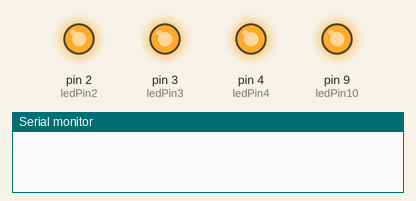
Simulated run of this sketch. Board: Arduino Uno, built with avr-gcc and run on an emulated ATmega328P. Shown: output pins drawn as LEDs (lit = HIGH), the last lines printed to the serial monitor.

Above: at 0.5 s.
At 32.4 s:
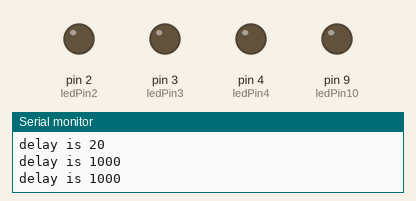
Timing chart, 0 to 35.0 s (numbered marks = the images above):
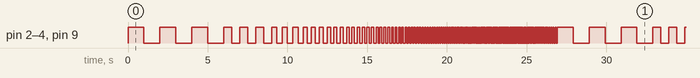

The sketch:

oefDigiUit2.ino
```cpp
 const int ledPin10 = 9;
const int ledPin2 = 2;
const int ledPin3 = 3;
const int ledPin4 = 4;
void setup() {
  Serial.begin(9600);
  pinMode (9, OUTPUT);
  pinMode (2, OUTPUT);
  pinMode (3, OUTPUT);
  pinMode (4, OUTPUT);

}

void loop() {

for (int i = 0; i < 50; i++) {
  for (int t = 0; t < 3; t++){
    knipper(i);
  }
  }
}

void knipper(int i){
  int sec = 1000;
  int delayPeriod = sec/(i+1);
  digitalWrite(ledPin10, HIGH);
  digitalWrite(ledPin2, HIGH);
  digitalWrite(ledPin3, HIGH);
  digitalWrite(ledPin4, HIGH);
  delay(delayPeriod);
  digitalWrite(ledPin10,LOW);
  digitalWrite(ledPin2, LOW);
  digitalWrite(ledPin3, LOW);
  digitalWrite(ledPin4, LOW);
  delay(delayPeriod);
  Serial.println("delay is "+ String(delayPeriod));
}
```

Measured:
- by itself, pin 2 (ledPin2), pin 3 (ledPin3), pin 4 (ledPin4), pin 9 (ledPin10): moves between LOW and HIGH, repeating every 26.9 s
- by itself, everything shown: repeats every 26.9 s, in 156 steps
